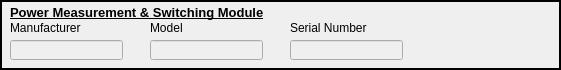
  <widget class="QFrame" name="frame_9">
   <property name="geometry">
    <rect>
     <x>10</x>
     <y>610</y>
     <width>561</width>
     <height>70</height>
    </rect>
   </property>
   <property name="frameShape">
    <enum>QFrame::Box</enum>
   </property>
   <property name="frameShadow">
    <enum>QFrame::Plain</enum>
   </property>
   <property name="lineWidth">
    <number>2</number>
   </property>
   <property name="midLineWidth">
    <number>1</number>
   </property>
   <widget class="QLineEdit" name="POWERSWITCH_MANUFACTURER_FIELD">
    <property name="enabled">
     <bool>false</bool>
    </property>
    <property name="geometry">
     <rect>
      <x>10</x>
      <y>40</y>
      <width>113</width>
      <height>20</height>
     </rect>
    </property>
   </widget>
   <widget class="QLabel" name="label_42">
    <property name="geometry">
     <rect>
      <x>10</x>
      <y>20</y>
      <width>91</width>
      <height>16</height>
     </rect>
    </property>
    <property name="text">
     <string>Manufacturer</string>
    </property>
   </widget>
   <widget class="QLineEdit" name="POWERSWITCH_MODELNUM_FIELD">
    <property name="enabled">
     <bool>false</bool>
    </property>
    <property name="geometry">
     <rect>
      <x>150</x>
      <y>40</y>
      <width>113</width>
      <height>20</height>
     </rect>
    </property>
   </widget>
   <widget class="QLabel" name="label_43">
    <property name="geometry">
     <rect>
      <x>150</x>
      <y>20</y>
      <width>81</width>
      <height>16</height>
     </rect>
    </property>
    <property name="text">
     <string>Model</string>
    </property>
   </widget>
   <widget class="QLabel" name="label_44">
    <property name="geometry">
     <rect>
      <x>290</x>
      <y>20</y>
      <width>81</width>
      <height>16</height>
     </rect>
    </property>
    <property name="text">
     <string>Serial Number</string>
    </property>
   </widget>
   <widget class="QLineEdit" name="POWERSWITCH_SN_FIELD">
    <property name="enabled">
     <bool>false</bool>
    </property>
    <property name="geometry">
     <rect>
      <x>290</x>
      <y>40</y>
      <width>113</width>
      <height>20</height>
     </rect>
    </property>
   </widget>
   <widget class="QLabel" name="label_46">
    <property name="geometry">
     <rect>
      <x>10</x>
      <y>5</y>
      <width>271</width>
      <height>16</height>
     </rect>
    </property>
    <property name="autoFillBackground">
     <bool>false</bool>
    </property>
    <property name="frameShape">
     <enum>QFrame::NoFrame</enum>
    </property>
    <property name="frameShadow">
     <enum>QFrame::Plain</enum>
    </property>
    <property name="lineWidth">
     <number>0</number>
    </property>
    <property name="midLineWidth">
     <number>0</number>
    </property>
    <property name="text">
     <string>&lt;html&gt;&lt;head/&gt;&lt;body&gt;&lt;p&gt;&lt;span style=&quot; font-size:10pt; font-weight:600; text-decoration: underline;&quot;&gt;Power Measurement &amp;amp; Switching Module&lt;/span&gt;&lt;/p&gt;&lt;/body&gt;&lt;/html&gt;</string>
    </property>
    <property name="openExternalLinks">
     <bool>false</bool>
    </property>
   </widget>
  </widget>
